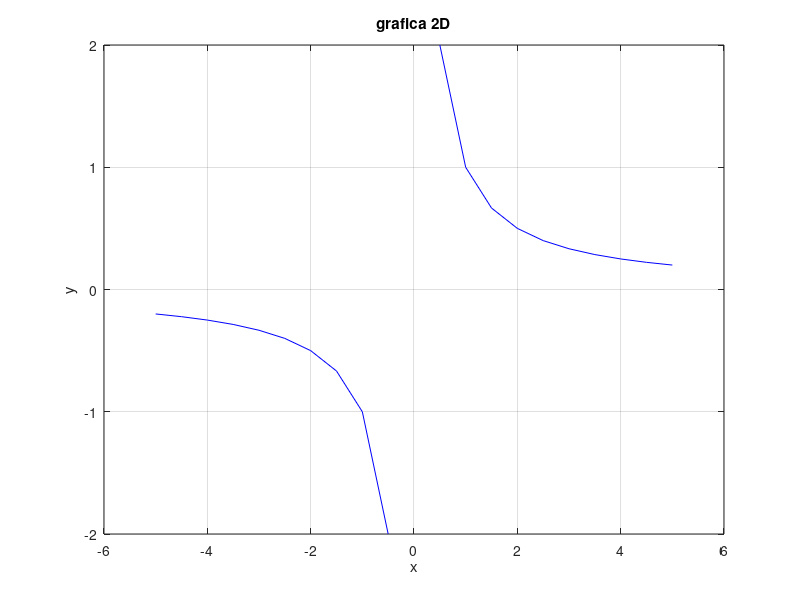

Write MATLAB code to recreate this figure.
clc 
clear all 
close all

%%grafica 2D a partir de datos
x = -5: 0.5: 5;%vector x
%y = x.^2+ x - 1; %vector y
%y= tan(x);
y=1./x
figure(1)
plot(x, y, "b")
grid
title("grafica 2D")
ylabel("y")
xlabel("x")